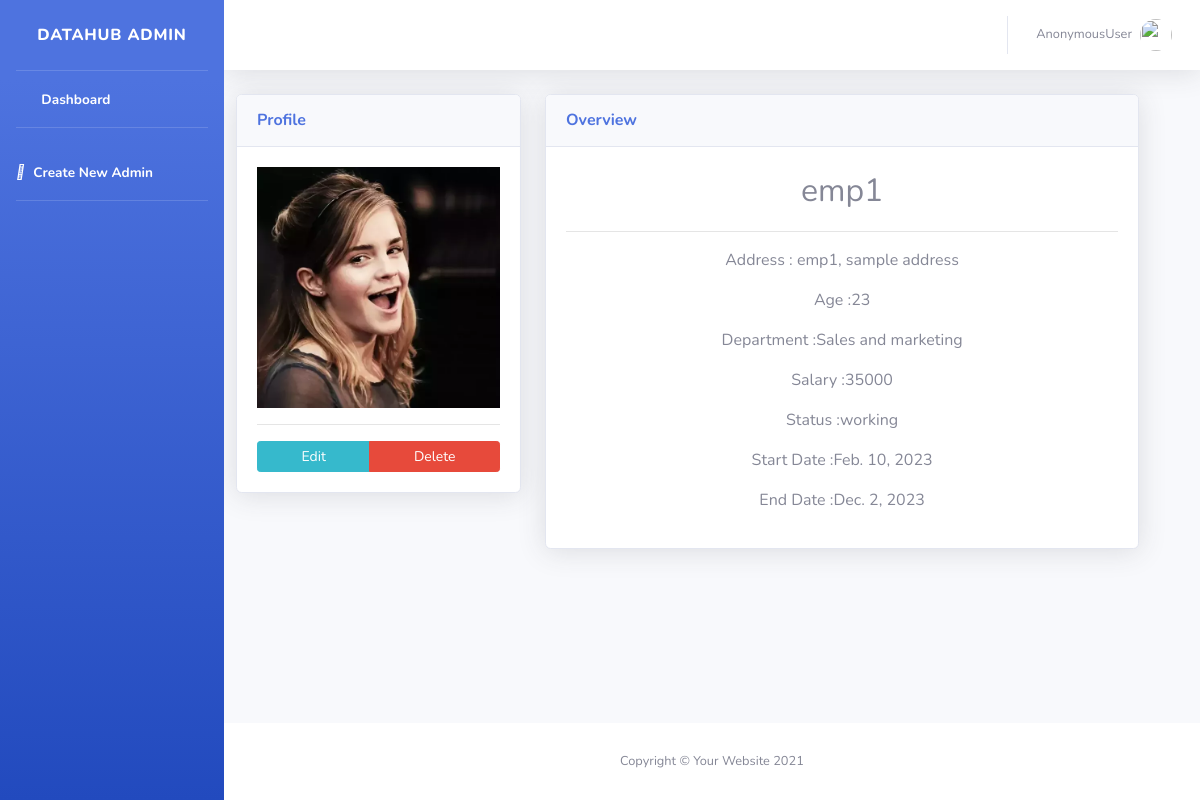
Page /emp/2 on the committed database.
### emp_crud/models.py (models this page shows, shortened)
class Employee(models.Model):
    name = models.CharField(max_length=100)
    address = models.CharField(max_length=200)
    age = models.PositiveIntegerField()
    depts = (
        ('Accounts and Finance', 'Accounts and Finance'),
        ('HR', 'HR'),
        ('Sales and marketing', 'Sales and marketing'),
        ('Infrastructures', 'Infrastructures'),
        ('Research and development', 'Research and development'),
        ('IT services', 'IT services'),
        ('Product development', 'Product development'),
        ('Security and transport', 'Security and transport'),
    )
    department = models.CharField(max_length=200, choices=depts, default=None)
    emp_start_date = models.DateField(null=True, blank=True)
    emp_end_date = models.DateField(null=True, blank=True)
    salary = models.PositiveIntegerField()
    photo = models.ImageField(upload_to='media/images')
    options = (
        ('working', 'working'),
        ('resigned', 'resigned')
    )
    status = models.CharField(max_length=100, choices=options, default='working')

### emp_crud/views.py (the view)
# urls.py: path('emp/<int:pk>', Detail_emp_view.as_view(), name='details'),
class Detail_emp_view(DetailView):
    template_name = 'emp_details.html'
    model = Employee
    context_object_name = 'emp'

### emp_crud/templates/emp_details.html
{% extends 'base.html' %}
{% block content %}
<div class="row" style="width: 95%; margin-left: 0; margin-right: 0;">
    <div class="col-xl-4 col-lg-5 ">
        <div class="card shadow mb-4">
            <div class="card-header py-3 d-flex flex-row align-items-center justify-content-between">
                <h6 class="m-0 font-weight-bold text-primary">Profile</h6>
            </div>
            <div class="card-body">
                <img src="{{emp.photo.url}}" width="100%" alt="">
                <hr class="sidebar-divider">
                <div class="btn-group" style="width: 100%;" role="group" aria-label="Basic mixed styles example">
                    <a href="{% url 'update' emp.id %}" class="btn btn-info btn-sm ">Edit</a>
                    <a href="{% url 'delete' emp.id %}" class="btn btn-danger btn-sm ">Delete</a>
                </div>
            </div>
        </div>
    </div>
    <div class="col-xl-8 col-lg-7">
        <div class="card shadow mb-4">
            <div class="card-header py-3 d-flex flex-row align-items-center justify-content-between">
                <h6 class="m-0 font-weight-bold text-primary">Overview</h6>
            </div>
            <div class="card-body text-center">
                <p style="font-size: xx-large; ">{{emp.name}}</p>
                <hr class="sidebar-divider">
                <p>Address : {{emp.address}}</p>
                <p>Age :{{emp.age}}</p>
                <p>Department :{{emp.department}}</p>
                <p>Salary :{{emp.salary}}</p>
                <p>Status :{{emp.status}}</p>
                <p>Start Date :{{emp.emp_start_date}}</p>
                <p>End Date :{{emp.emp_end_date}}</p>
            </div>
        </div>
    </div>
</div>
{% endblock content %}

### rows in the picture
Employee: photo (picture), name "emp1", address "emp1, sample address", age "23", department "Sales and marketing", salary "35000", status "working", emp_start_date "Feb. 10, 2023", emp_end_date "Dec. 2, 2023"

### other values in the picture
{{ request.user }} "AnonymousUser"
